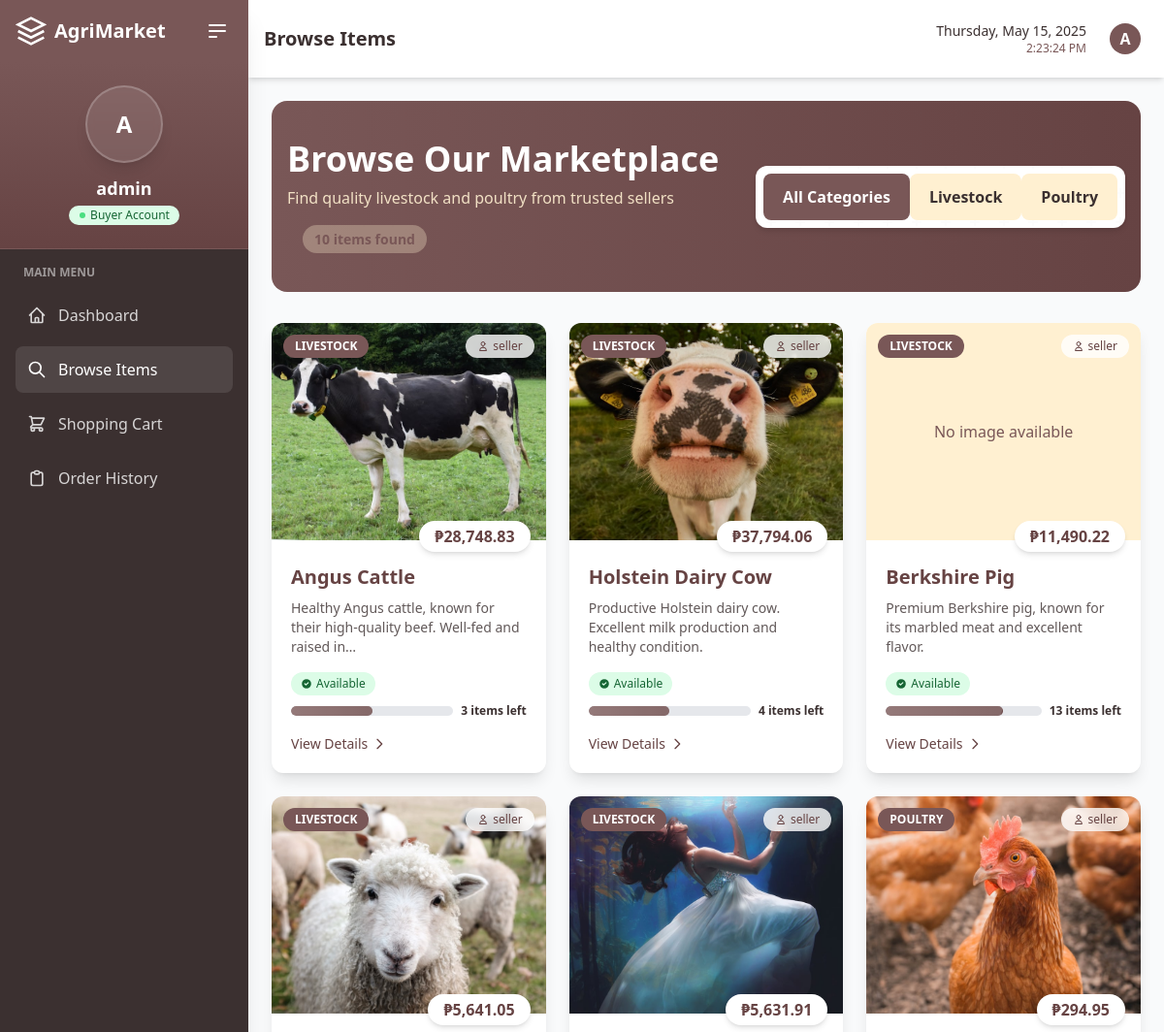
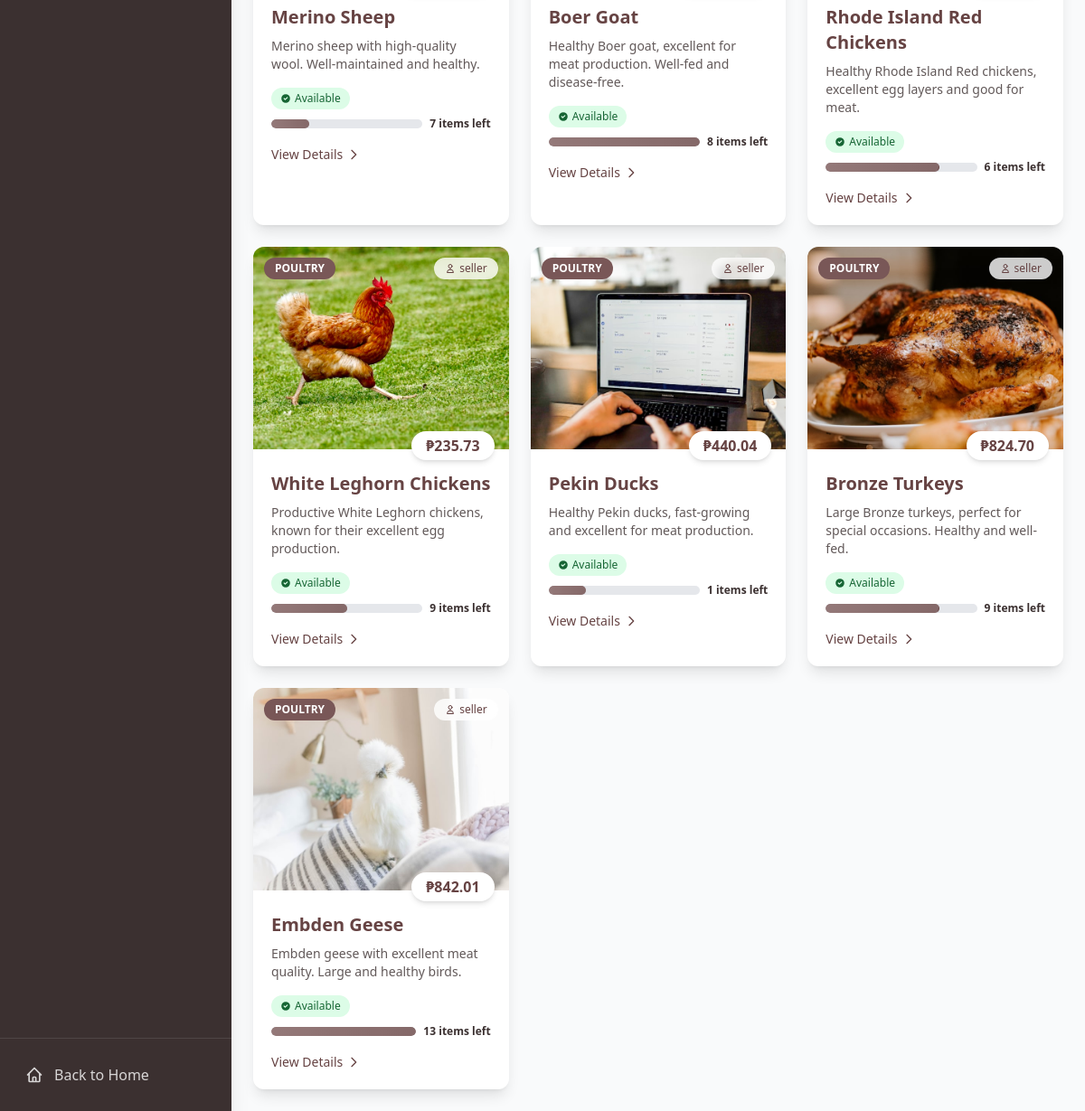
The page /items/ (signed in) on the database as committed earlier (2 pictures, top to bottom).
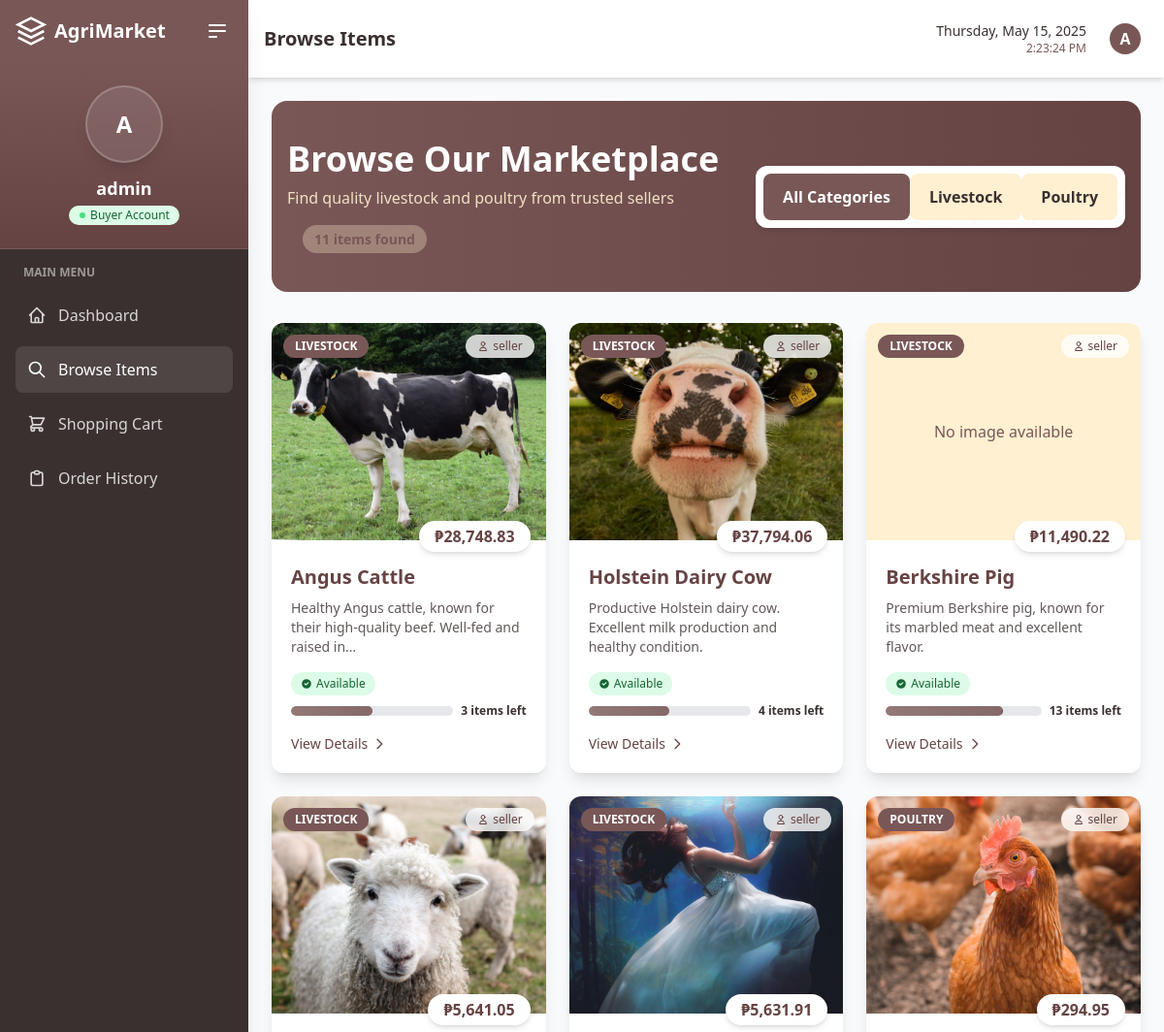
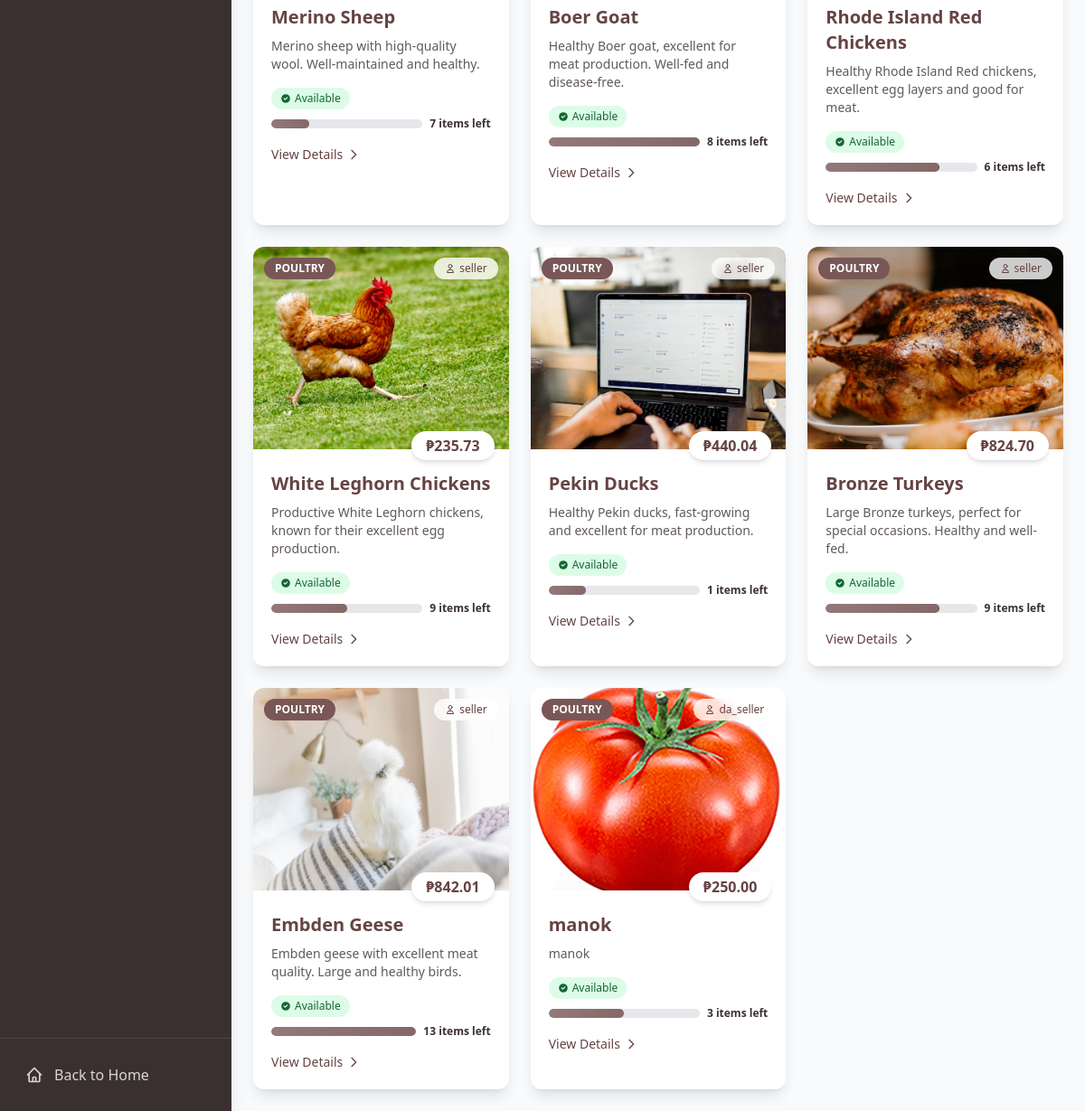
The same page on the database as committed later (2 pictures, top to bottom).
### marketplace/models.py (models this page shows, shortened)
class Item(models.Model):
    SELL_CATEGORY = (
        ('livestock', 'Livestock'),
        ('poultry', 'Poultry'),
    )
    seller = models.ForeignKey(User, on_delete=models.CASCADE, limit_choices_to={'is_seller': True})
    name = models.CharField(max_length=100)
    description = models.TextField()
    category = models.CharField(max_length=10, choices=SELL_CATEGORY)
    price = models.DecimalField(max_digits=10, decimal_places=2)
    available = models.BooleanField(default=True)
    image = models.ImageField(upload_to='item_images/', blank=True, null=True)
    created_at = models.DateTimeField(auto_now_add=True)
    def get_category_display(self):
        return dict(self.SELL_CATEGORY).get(self.category, self.category)

class User(AbstractUser):
    is_seller = models.BooleanField(default=False)
    is_buyer = models.BooleanField(default=False)
    is_approved = models.BooleanField(default=False, help_text="Indicates whether the user has been approved by an admin")
    profile_image = models.ImageField(upload_to='profile_images/', blank=True, null=True)
    phone_number = models.CharField(max_length=15, blank=True, null=True)
    address = models.CharField(max_length=255, blank=True, null=True)
    city = models.CharField(max_length=100, blank=True, null=True)
    business_name = models.CharField(max_length=100, blank=True, null=True)
    business_id = models.CharField(max_length=50, blank=True, null=True)
    terms_agreed = models.BooleanField(default=False)
    terms_agreed_date = models.DateTimeField(blank=True, null=True)

### marketplace/views.py (the view)
# urls.py: path('items/', views.browse_items, name='browse_items'),
@login_required
def browse_items(request):
    category = request.GET.get('category', '')
    if category:
        items = Item.objects.filter(available=True, category=category)
    else:
        items = Item.objects.filter(available=True)
    return render(request, 'buyer/browse_items.html', {'items': items})

### marketplace/context_processors.py (called while the page is built, shortened)
def cart_processor(request):
    return {
        'active_cart': None,
        'cart': None,
        'cart_quantity': 0
    }

def notification_processor(request):
    return {
        'unread_notifications_count': 0,
        'recent_notifications': []
    }

### marketplace/templatetags/currency_filters.py (called while the page is built)
@register.filter(name='currency')
def currency(value):
    if value is None:
        return "₱0.00"
    try:
        value = Decimal(str(value))
        formatted_value = '{:,.2f}'.format(value)
        return f"₱{formatted_value}"
    except (ValueError, TypeError):
        return "₱0.00"

### templates/buyer/browse_items.html (shortened to what the changed rows need)
{% extends 'buyer/buyer_base.html' %}
{% load currency_filters %}
{% load static %}
{% block page_title %}Browse Items{% endblock %}
{% block dashboard_content %}
<div class="space-y-8">
    <div class="page-header bg-gradient-to-r from-agri-brown to-agri-brown-dark text-white">
        <div class="container mx-auto px-4">
            <div class="flex flex-col md:flex-row justify-between items-center">
                <div class="mb-6 md:mb-0">
                    <h1 class="text-3xl md:text-4xl font-bold mb-2">Browse Our Marketplace</h1>
                    <p class="text-agri-cream opacity-90">Find quality livestock and poultry from trusted sellers</p>
                    <div class="item-count mt-4">{{ items|length }} items found</div>
                </div>
            </div>
        </div>
    </div>
    {% if items %}
    <div class="item-grid">
        {% for item in items %}
        <div class="group bg-white rounded-xl shadow-lg overflow-hidden hover:shadow-2xl transition-all duration-500 transform hover:-translate-y-2 animate-fade-in" style="animation-delay: {{ forloop.counter0|divisibleby:4 }}00ms">
            <div class="relative">
                {% if item.image %}
                <div class="overflow-hidden h-56">
                    <img src="{{ item.image.url }}" alt="{{ item.name }}" class="w-full h-full object-cover transform transition-transform duration-700 group-hover:scale-110">
                </div>
                {% else %}
                <div class="w-full h-56 bg-agri-cream flex items-center justify-center">
                    <span class="text-agri-brown">No image available</span>
                </div>
                {% endif %}
                <div class="absolute top-3 left-3 bg-agri-brown text-white text-xs uppercase font-bold py-1 px-3 rounded-full">
                    {{ item.get_category_display }}
                </div>
                <div class="absolute top-3 right-3 bg-white/80 backdrop-blur-sm text-agri-brown-dark text-xs py-1 px-3 rounded-full flex items-center">
                    <svg xmlns="http://www.w3.org/2000/svg" class="h-3 w-3 mr-1" fill="none" viewBox="0 0 24 24" stroke="currentColor">
                        <path stroke-linecap="round" stroke-linejoin="round" stroke-width="2" d="M16 7a4 4 0 11-8 0 4 4 0 018 0zM12 14a7 7 0 00-7 7h14a7 7 0 00-7-7z" />
                    </svg>
                    {{ item.seller.username }}
                </div>
                <div class="absolute -bottom-3 right-4 bg-white shadow-md rounded-full py-1 px-4 text-agri-brown-dark font-bold">
                    {{ item.price|currency }}
                </div>
            </div>
            <div class="p-5 pt-6">
                <h3 class="text-xl font-bold mb-2 text-agri-brown-dark group-hover:text-agri-brown transition-colors duration-300">{{ item.name }}</h3>
                <p class="text-agri-brown-darker/80 mb-4 text-sm">{{ item.description|truncatechars:80 }}</p>
                <div class="mb-4">
                    {% if item.available %}
                    <div class="flex items-center mb-2">
                        <span class="inline-flex items-center px-2.5 py-1 rounded-full text-xs font-medium bg-green-100 text-green-800">
                            <svg class="w-3 h-3 mr-1" fill="currentColor" viewBox="0 0 20 20">
                                <path fill-rule="evenodd" d="M10 18a8 8 0 100-16 8 8 0 000 16zm3.707-9.293a1 1 0 00-1.414-1.414L9 10.586 7.707 9.293a1 1 0 00-1.414 1.414l2 2a1 1 0 001.414 0l4-4z" clip-rule="evenodd"></path>
                            </svg>
                            Available
                        </span>
                    </div>
                    <div class="relative">
                        <div class="flex items-center">
                            <div class="w-full bg-gray-200 rounded-full h-2.5 overflow-hidden">
                                {% if item.id %}
                                    {% with remainder=item.id|add:0|divisibleby:4 %}
                                        {% if remainder %}
                                            <div class="bg-gradient-to-r from-agri-brown to-agri-brown-dark h-2.5 rounded-full w-1/4 relative overflow-hidden">
                                                <div class="absolute inset-0 bg-white/20 w-full h-full transform -skew-x-12 animate-pulse"></div>
                                            </div>
                                        {% elif item.id|add:0|divisibleby:3 %}
                                            <div class="bg-gradient-to-r from-agri-brown to-agri-brown-dark h-2.5 rounded-full w-3/4 relative overflow-hidden">
                                                <div class="absolute inset-0 bg-white/20 w-full h-full transform -skew-x-12 animate-pulse"></div>
                                            </div>
                                        {% elif item.id|add:0|divisibleby:5 %}
                                            <div class="bg-gradient-to-r from-agri-brown to-agri-brown-dark h-2.5 rounded-full w-full relative overflow-hidden">
                                                <div class="absolute inset-0 bg-white/20 w-full h-full transform -skew-x-12 animate-pulse"></div>
                                            </div>
                                        {% else %}
                                            <div class="bg-gradient-to-r from-agri-brown to-agri-brown-dark h-2.5 rounded-full w-2/4 relative overflow-hidden">
                                                <div class="absolute inset-0 bg-white/20 w-full h-full transform -skew-x-12 animate-pulse"></div>
                                            </div>
                                        {% endif %}
                                    {% endwith %}
                                {% else %}
                                    <div class="bg-gradient-to-r from-agri-brown to-agri-brown-dark h-2.5 rounded-full w-2/4 relative overflow-hidden">
                                        <div class="absolute inset-0 bg-white/20 w-full h-full transform -skew-x-12 animate-pulse"></div>
                                    </div>
                                {% endif %}
                            </div>
                            <span class="ml-2 text-xs text-agri-brown-darker font-semibold whitespace-nowrap">
                                {% if item.id %}
                                    {% with remainder=item.id|add:0|divisibleby:4 %}
                                        {% if remainder %}
                                            {% with qty=item.id|add:0|divisibleby:4|yesno:"3,"|add:item.id|stringformat:"s"|slice:"-1:"|add:"0" %}
                                                {{ qty|add:"0" }} items left
                                            {% endwith %}
                                        {% elif item.id|add:0|divisibleby:3 %}
                                            {% with qty=item.id|add:0|divisibleby:3|yesno:"15,"|add:item.id|stringformat:"s"|slice:"-1:"|add:"5" %}
                                                {{ qty|add:"0" }} items left
                                            {% endwith %}
                                        {% elif item.id|add:0|divisibleby:5 %}
                                            {% with qty=item.id|add:0|divisibleby:5|yesno:"25,"|add:item.id|stringformat:"s"|slice:"-1:"|add:"8" %}
                                                {{ qty|add:"0" }} items left
                                            {% endwith %}
                                        {% else %}
                                            {% with qty=item.id|stringformat:"s"|slice:"-1:"|add:"2" %}
                                                {{ qty|add:"0" }} items left
                                            {% endwith %}
                                        {% endif %}
                                    {% endwith %}
                                {% else %}
                                    5 items left
                                {% endif %}
                            </span>
                        </div>
                    </div>
                    {% endif %}
                </div>
                <div class="flex justify-between items-center mt-auto">
                    <a href="{% url 'item_detail' item.id %}" class="text-agri-brown-dark hover:text-agri-brown transition-colors duration-300 text-sm font-medium flex items-center">
                        <span>View Details</span>
                        <svg xmlns="http://www.w3.org/2000/svg" class="h-4 w-4 ml-1 transform transition-transform group-hover:translate-x-1" fill="none" viewBox="0 0 24 24" stroke="currentColor">
                            <path stroke-linecap="round" stroke-linejoin="round" stroke-width="2" d="M9 5l7 7-7 7" />
                        </svg>
                    </a>
                </div>
            </div>
        </div>
        {% endfor %}
    </div>
    {% endif %}
</div>
{% endblock dashboard_content %}

Rows that differ between the two databases and show on the page:
added Item: image (picture), category "POULTRY", seller.username "da_seller", price "₱250.00", name "manok", description "manok", value "3"
Other text that changed with them:
{{ items|length }}: "10" → "11"
